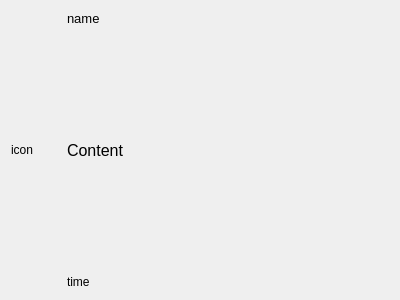
<?xml version="1.0" encoding="UTF-8"?>
<ui version="4.0">
 <class>MessageDelegate</class>
 <widget class="QFrame" name="MessageDelegate">
  <property name="geometry">
   <rect>
    <x>0</x>
    <y>0</y>
    <width>400</width>
    <height>300</height>
   </rect>
  </property>
  <property name="windowTitle">
   <string>Frame</string>
  </property>
  <property name="layoutDirection">
   <enum>Qt::LeftToRight</enum>
  </property>
  <layout class="QHBoxLayout" name="horizontalLayout">
   <item>
    <widget class="QLabel" name="icon_lbl">
     <property name="sizePolicy">
      <sizepolicy hsizetype="Fixed" vsizetype="Fixed">
       <horstretch>0</horstretch>
       <verstretch>0</verstretch>
      </sizepolicy>
     </property>
     <property name="minimumSize">
      <size>
       <width>50</width>
       <height>50</height>
      </size>
     </property>
     <property name="maximumSize">
      <size>
       <width>50</width>
       <height>50</height>
      </size>
     </property>
     <property name="text">
      <string>icon</string>
     </property>
    </widget>
   </item>
   <item>
    <layout class="QVBoxLayout" name="msg_box">
     <item>
      <widget class="QLabel" name="name_lbl">
       <property name="sizePolicy">
        <sizepolicy hsizetype="Preferred" vsizetype="Fixed">
         <horstretch>0</horstretch>
         <verstretch>0</verstretch>
        </sizepolicy>
       </property>
       <property name="font">
        <font>
         <pointsize>10</pointsize>
        </font>
       </property>
       <property name="text">
        <string>name</string>
       </property>
      </widget>
     </item>
     <item>
      <widget class="QLabel" name="content_lbl">
       <property name="font">
        <font>
         <pointsize>12</pointsize>
        </font>
       </property>
       <property name="text">
        <string>Content</string>
       </property>
      </widget>
     </item>
     <item>
      <widget class="QLabel" name="time_lbl">
       <property name="sizePolicy">
        <sizepolicy hsizetype="Preferred" vsizetype="Fixed">
         <horstretch>0</horstretch>
         <verstretch>0</verstretch>
        </sizepolicy>
       </property>
       <property name="text">
        <string>time</string>
       </property>
      </widget>
     </item>
    </layout>
   </item>
  </layout>
 </widget>
 <resources/>
 <connections/>
</ui>
